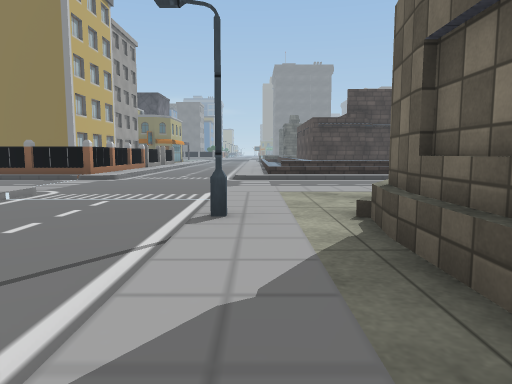
View 1 (above)

24 first-person views from a walk through a 3-D level made in the Unity game engine. The camera is 0.68 m above the floor, tilts 6° down and sees 70° across. The floor is counted in squares, 1 m on a side. Each view is taken from the middle of a square. On the plan, view 1 faces up. The plan holds only what a view shows up to about 11 squares ahead; the rest is blank. The place goes on beyond the plan. The player is left out. Some animated figures are not drawn. Some surface patterns are stand-ins.

View 2
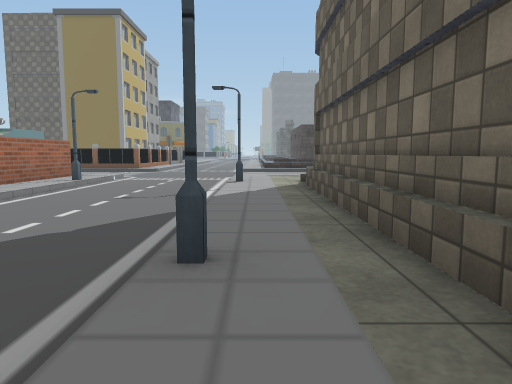

View 3
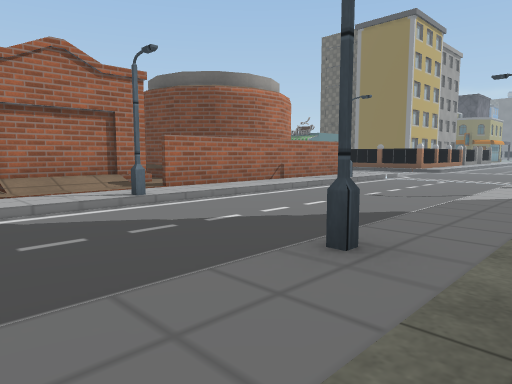

View 4
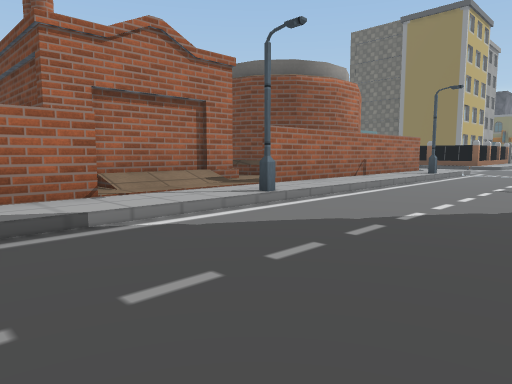

View 5
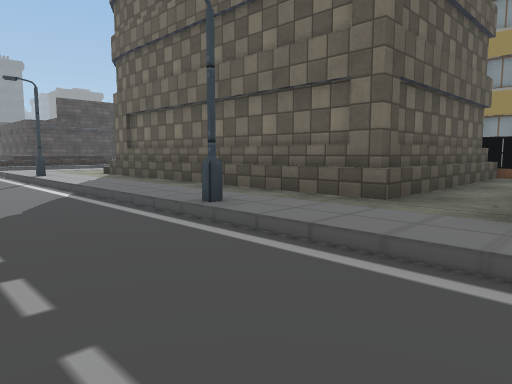

View 6
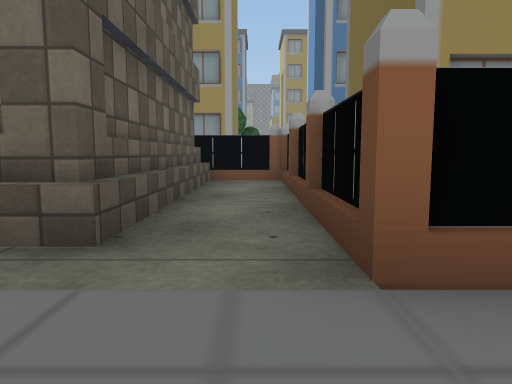

View 7
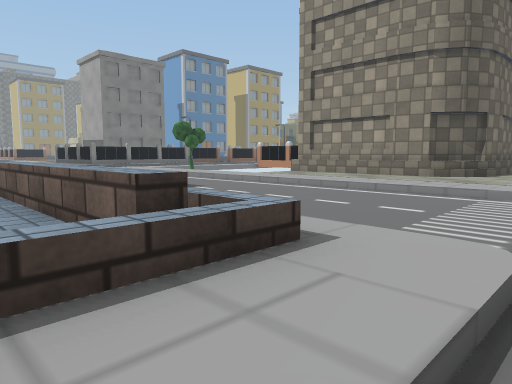

View 8
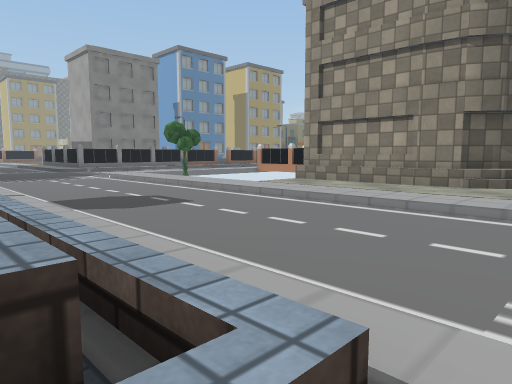

View 9
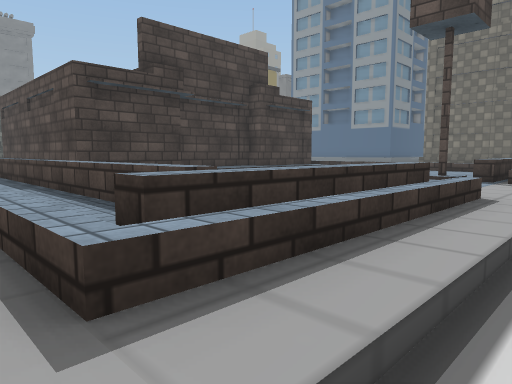

View 10
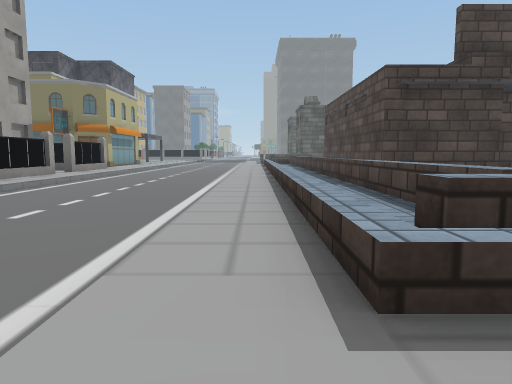

View 11
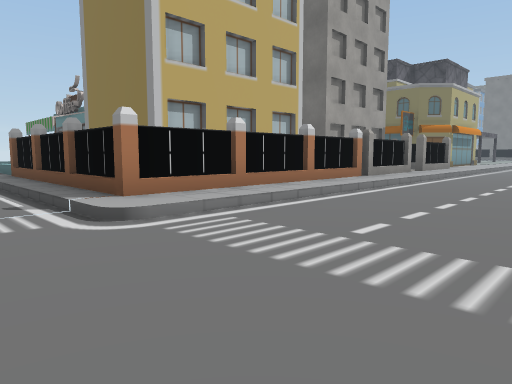

View 12
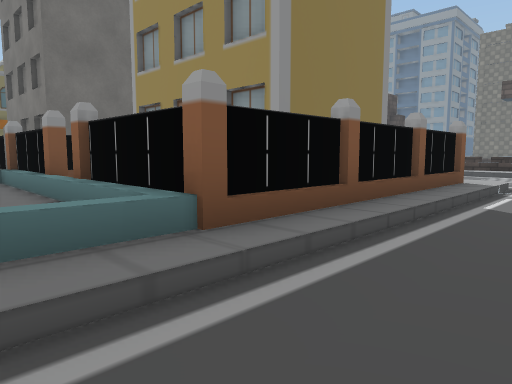

View 13
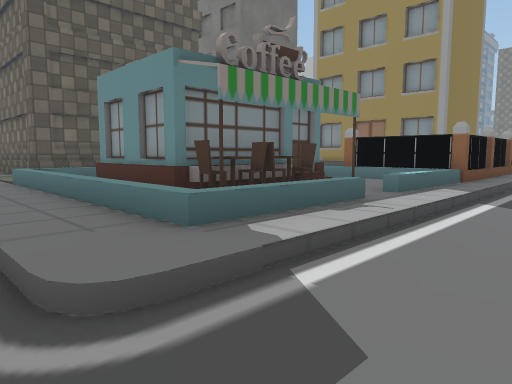

View 14
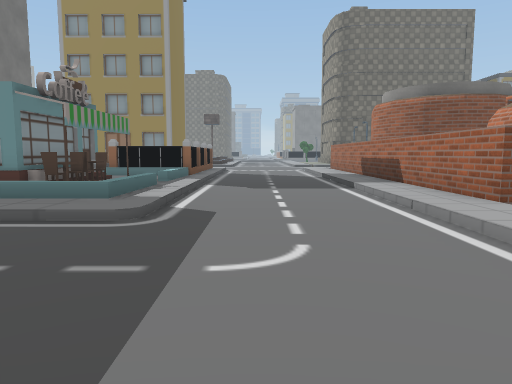

View 15
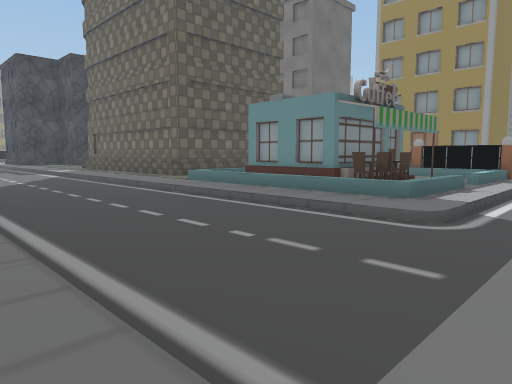

View 16
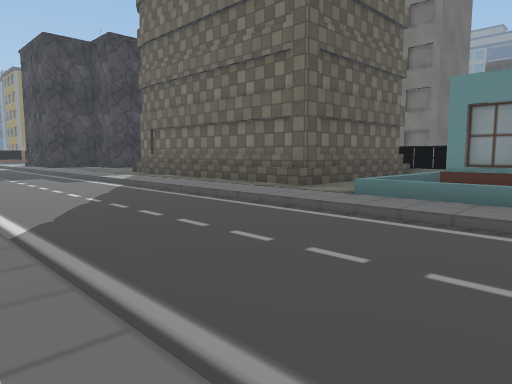

View 17
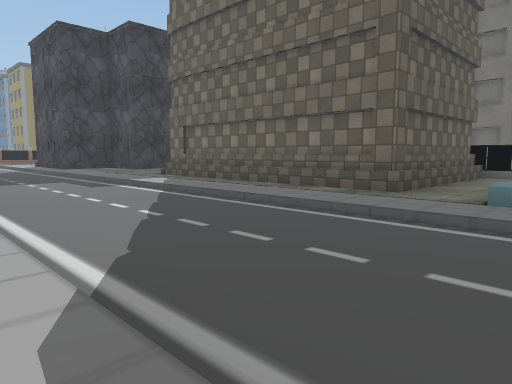

View 18
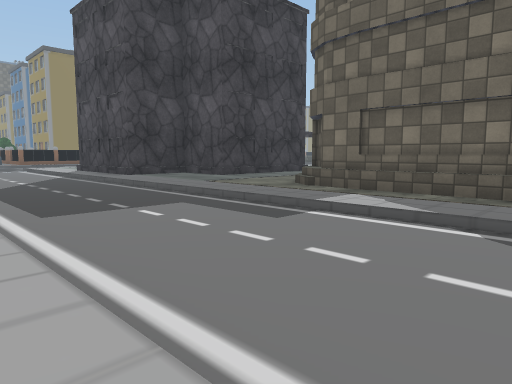

View 19
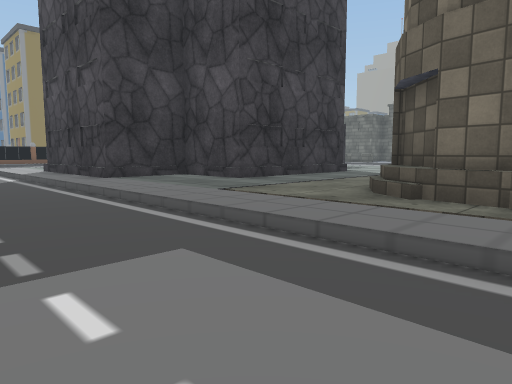

View 20
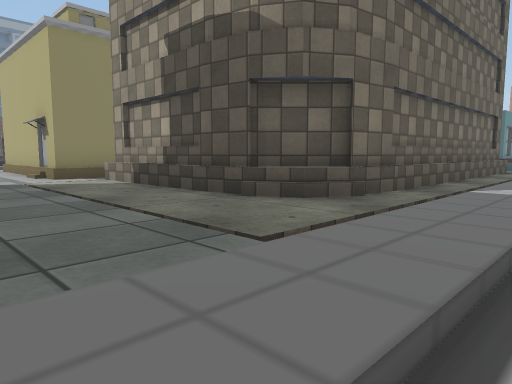

View 21
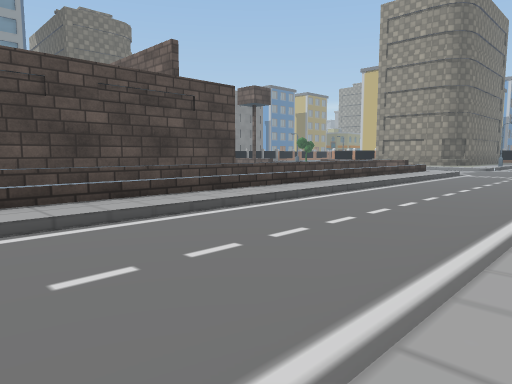

View 22
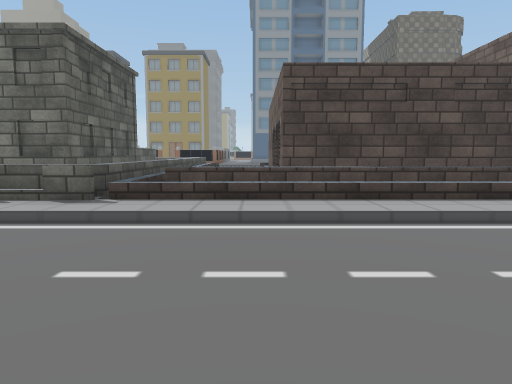

View 23
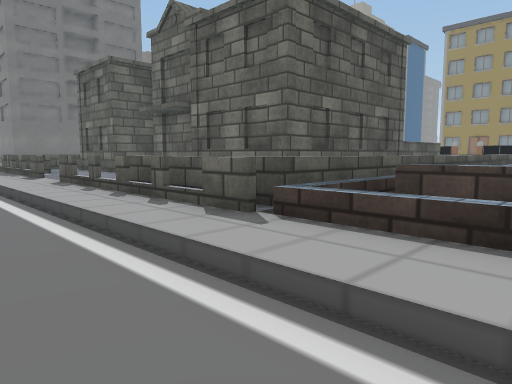

View 24
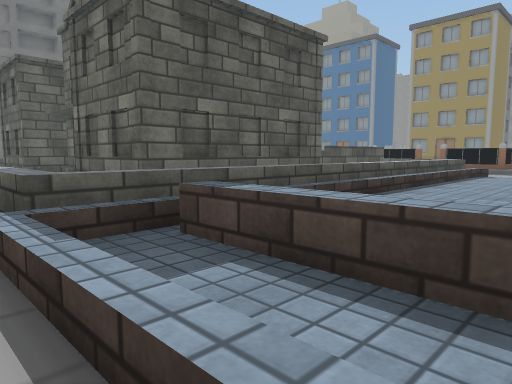

### Floor plan
Key: @ floor where view 1 was taken; # wall or solid block; . main floor; : floor 0.15 m higher than the main floor; = window, fence, low wall or low ledge; ^ raised ledge; S streetlight; B building; O other object.
Columns run from 23 left of view 1 to 12 right of it. Each row starts with its distance up from view 1.
 35   ...##               .=#=#
 34   ...:###             .===#
 33   ...:::#             .=^##    ^
 32   ...:::#####         .=^=########
 31  ....::::::::        ..=^^======
 30  ....:::::::OOOOOO  ...:^#==========
 29  ....:::####OOO    ....:^^   :::::::
 28  ....::##   OO    :....:^^   :::
 27  ....:##          :....:^^####
 26 :....:##          :....:^^#
 25 :....:##          :....:^^#
 24 :....:##          :....:^^#
 23 :....:##     B     ....:^^#
 22  ....:##     B BBB:....:^^#
 21  ....:##     B   B:....:^^#  ##
 20 :....:######BB  BB:....:^^####
 19 :....:::::::BBBBBB:....:^^
 18 :....:OOOO OBB   B:....:^^
 17 :....:OO   OB B BB:....:^^
 16 :....:OOO  OBBB BB:....:^^
 15 :....:OOOOOOB B BB:....:^^
 14  ....:OOOOOOB B BB:....:^^     ::::=
 13 :....:O  ::OB BBBB:....:^^^^# :^^^
 12 :....:OOOOOOBBBBBB:....:=====::===
 11 :...................................
 10 :.............  ....................
  9  ...........     ...................
  8   ..........      .................
  7     ::::::::      :....:::::::::::
  6      #######     #:....:::::::
  5                   S....::#####
  4                  #:....S:#
  3                  #:....:##
  2                  #:....:#
  1                  #:....:#
  0                  #:....@#
 -1                 ##:....:#
 -2                 #:S....:#
 -3                 #::....S#      B
 -4                 ##:....:######BBBB
 -5                  #:....:::::::B
 -6                    ....:BBBBBB

Positions as (right, up) in squares from view 1, and headings:
1: (0, 0), facing up
2: (0, -5), facing up
3: (1, -5), facing up-left
4: (-1, -6), facing up-left
5: (-3, -6), facing up-right
6: (-1, -5), facing right
7: (-1, 14), facing down-right
8: (0, 13), facing down-right
9: (0, 11), facing up-right
10: (0, 11), facing up
11: (-1, 10), facing up-left
12: (-13, 10), facing up-right
13: (-19, 10), facing up-right
14: (-23, 10), facing right
15: (-23, 10), facing up-right
16: (-23, 15), facing up-right
17: (-23, 17), facing up-right
18: (-23, 23), facing up-right
19: (-21, 26), facing up-right
20: (-19, 32), facing down-right
21: (-5, 27), facing down-right
22: (-5, 28), facing right
23: (-2, 28), facing up-right
24: (0, 27), facing up-right
